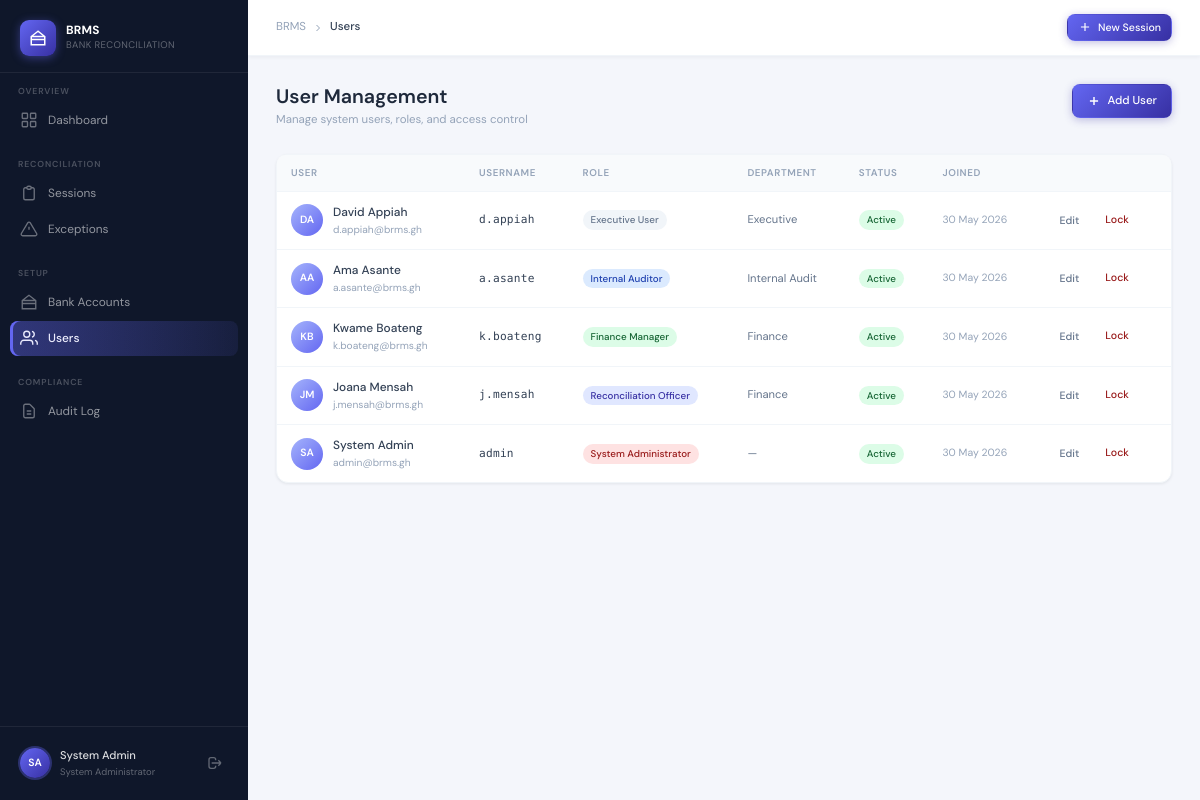
The app's page /accounts/users/ (signed in) with its own data.
### accounts/models.py (models this page shows, shortened)
class User(AbstractUser):
    ROLE_CHOICES = [
        ('admin', 'System Administrator'),
        ('officer', 'Reconciliation Officer'),
        ('manager', 'Finance Manager'),
        ('auditor', 'Internal Auditor'),
        ('executive', 'Executive User'),
    ]
    role = models.CharField(max_length=20, choices=ROLE_CHOICES, default='officer')
    phone = models.CharField(max_length=20, blank=True)
    department = models.CharField(max_length=100, blank=True)
    is_locked = models.BooleanField(default=False)
    last_password_change = models.DateTimeField(null=True, blank=True)
    created_at = models.DateTimeField(auto_now_add=True)
    def can_upload(self):
        return self.role in ['officer', 'admin']

### accounts/views.py (the view)
# urls.py: path('users/', views.user_list, name='user_list'),
@login_required
def user_list(request):
    if request.user.role != 'admin':
        messages.error(request, 'Access denied.')
        return redirect('dashboard:home')
    users = User.objects.all().order_by('-created_at')
    paginator = Paginator(users, 20)
    page = paginator.get_page(request.GET.get('page'))
    return render(request, 'accounts/user_list.html', {'page_obj': page})

### templates/accounts/user_list.html (shortened to what this page needs)
{% extends 'base.html' %}
{% block nav_users %}active{% endblock %}
{% block breadcrumb %}Users{% endblock %}
{% block content %}
<div class="page-header">
  <div>
    <div class="page-title">User Management</div>
    <div class="page-subtitle">Manage system users, roles, and access control</div>
  </div>
  <a href="{% url 'accounts:user_create' %}" class="btn btn-primary">
    <svg width="14" height="14" fill="none" stroke="currentColor" stroke-width="2.5" viewBox="0 0 24 24"><path d="M12 5v14M5 12h14"/></svg>
    Add User
  </a>
</div>
<div class="card">
  {% if page_obj.object_list %}
  <div class="table-wrap">
    <table class="data-table">
      <thead>
        <tr>
          <th>User</th>
          <th>Username</th>
          <th>Role</th>
          <th>Department</th>
          <th>Status</th>
          <th>Joined</th>
          <th></th>
        </tr>
      </thead>
      <tbody>
        {% for u in page_obj %}
        <tr>
          <td>
            <div style="display:flex;align-items:center;gap:10px">
              <div style="width:32px;height:32px;background:linear-gradient(135deg,var(--blue-300),var(--blue-400));border-radius:50%;display:flex;align-items:center;justify-content:center;font-size:0.75rem;font-weight:600;color:white;flex-shrink:0">
                {{ u.first_name|first|upper }}{{ u.last_name|first|upper }}
              </div>
              <div>
                <div style="font-size:0.85rem;font-weight:500">{{ u.get_full_name|default:"—" }}</div>
                <div style="font-size:0.73rem;color:var(--slate-400)">{{ u.email|default:"No email" }}</div>
              </div>
            </div>
          </td>
          <td class="mono" style="font-size:0.8rem">{{ u.username }}</td>
          <td>
            <span class="badge
              {% if u.role == 'admin' %}badge-rejected
              {% elif u.role == 'manager' %}badge-approved
              {% elif u.role == 'officer' %}badge-peach
              {% elif u.role == 'auditor' %}badge-processing
              {% else %}badge-draft{% endif %}">
              {{ u.get_role_display }}
            </span>
          </td>
          <td style="font-size:0.8rem;color:var(--slate-500)">{{ u.department|default:"—" }}</td>
          <td>
            {% if u.is_locked %}
              <span class="badge badge-rejected">Locked</span>
            {% elif not u.is_active %}
              <span class="badge badge-draft">Inactive</span>
            {% else %}
              <span class="badge badge-approved">Active</span>
            {% endif %}
          </td>
          <td style="font-size:0.75rem;color:var(--slate-400)">{{ u.date_joined|date:"d M Y" }}</td>
          <td>
            <div style="display:flex;gap:4px">
              <a href="{% url 'accounts:user_edit' u.pk %}" class="btn btn-ghost btn-sm">Edit</a>
              <form method="post" action="{% url 'accounts:user_toggle_lock' u.pk %}" style="display:inline">
                <button type="submit" class="btn btn-ghost btn-sm"
                        style="color:{% if u.is_locked %}var(--success){% else %}var(--danger){% endif %}">
                  {% if u.is_locked %}Unlock{% else %}Lock{% endif %}
                </button>
              </form>
            </div>
          </td>
        </tr>
        {% endfor %}
      </tbody>
    </table>
  </div>
  {% else %}
  <div class="empty-state">
    <div class="empty-icon">👥</div>
    <div class="empty-title">No users found</div>
  </div>
  {% endif %}
</div>
{% endblock %}

### templates/base.html (shortened to what this page needs)
{% load static %}<!DOCTYPE html>
<html lang="en">
<head>
  <link rel="stylesheet" href="{% static 'css/brms.css' %}">
</head>
<body>
<div class="app-wrapper">
  <aside class="sidebar">
    <div class="sidebar-brand">
      <div class="brand-logo">
        <div class="brand-icon">
          <svg width="18" height="18" fill="none" stroke="currentColor" stroke-width="2" viewBox="0 0 24 24">
            <path d="M3 10h18M3 14h18M12 3L3 10v11h18V10L12 3z"/>
          </svg>
        </div>
        <div class="brand-text">
          <span class="brand-name">BRMS</span>
          <span class="brand-sub">Bank Reconciliation</span>
        </div>
      </div>
    </div>
    <nav class="sidebar-nav">
      <div class="nav-section">
        <div class="nav-section-label">Overview</div>
        <a href="{% url 'dashboard:home' %}" class="nav-item {% block nav_dashboard %}{% endblock %}">
          <svg class="nav-icon" fill="none" stroke="currentColor" stroke-width="1.8" viewBox="0 0 24 24">
            <rect x="3" y="3" width="7" height="7" rx="1"/><rect x="14" y="3" width="7" height="7" rx="1"/>
            <rect x="14" y="14" width="7" height="7" rx="1"/><rect x="3" y="14" width="7" height="7" rx="1"/>
          </svg>
          Dashboard
        </a>
      </div>
      <div class="nav-section">
        <div class="nav-section-label">Reconciliation</div>
        <a href="{% url 'reconciliation:session_list' %}" class="nav-item {% block nav_sessions %}{% endblock %}">
          <svg class="nav-icon" fill="none" stroke="currentColor" stroke-width="1.8" viewBox="0 0 24 24">
            <path d="M9 5H7a2 2 0 00-2 2v12a2 2 0 002 2h10a2 2 0 002-2V7a2 2 0 00-2-2h-2M9 5a2 2 0 002 2h2a2 2 0 002-2M9 5a2 2 0 012-2h2a2 2 0 012 2"/>
          </svg>
          Sessions
        </a>
        <a href="{% url 'reconciliation:exception_list' %}" class="nav-item {% block nav_exceptions %}{% endblock %}">
          <svg class="nav-icon" fill="none" stroke="currentColor" stroke-width="1.8" viewBox="0 0 24 24">
            <path d="M12 9v4m0 4h.01M10.29 3.86L1.82 18a2 2 0 001.71 3h16.94a2 2 0 001.71-3L13.71 3.86a2 2 0 00-3.42 0z"/>
          </svg>
          Exceptions
        </a>
      </div>
      <div class="nav-section">
        <div class="nav-section-label">Setup</div>
        <a href="{% url 'reconciliation:bank_account_list' %}" class="nav-item {% block nav_banks %}{% endblock %}">
          <svg class="nav-icon" fill="none" stroke="currentColor" stroke-width="1.8" viewBox="0 0 24 24">
            <path d="M3 10h18M3 14h18M12 3L3 10v11h18V10L12 3z"/>
          </svg>
          Bank Accounts
        </a>
        {% if user.role == 'admin' %}
        <a href="{% url 'accounts:user_list' %}" class="nav-item {% block nav_users %}{% endblock %}">
          <svg class="nav-icon" fill="none" stroke="currentColor" stroke-width="1.8" viewBox="0 0 24 24">
            <path d="M17 21v-2a4 4 0 00-4-4H5a4 4 0 00-4 4v2M9 11a4 4 0 100-8 4 4 0 000 8zM23 21v-2a4 4 0 00-3-3.87M16 3.13a4 4 0 010 7.75"/>
          </svg>
          Users
        </a>
        {% endif %}
      </div>
      <div class="nav-section">
        <div class="nav-section-label">Compliance</div>
        <a href="{% url 'reconciliation:audit_log' %}" class="nav-item {% block nav_audit %}{% endblock %}">
          <svg class="nav-icon" fill="none" stroke="currentColor" stroke-width="1.8" viewBox="0 0 24 24">
            <path d="M9 12h6m-6 4h6m2 5H7a2 2 0 01-2-2V5a2 2 0 012-2h5.586a1 1 0 01.707.293l5.414 5.414a1 1 0 01.293.707V19a2 2 0 01-2 2z"/>
          </svg>
          Audit Log
        </a>
      </div>
    </nav>
    <div class="sidebar-footer">
      <div class="user-card">
        <div class="user-avatar">{{ user.first_name|first|upper }}{{ user.last_name|first|upper }}</div>
        <div class="user-info">
          <div class="user-name">{{ user.get_full_name|default:user.username }}</div>
          <div class="user-role">{{ user.get_role_display }}</div>
        </div>
        <a href="{% url 'accounts:logout' %}" class="logout-btn" title="Sign out">
          <svg width="16" height="16" fill="none" stroke="currentColor" stroke-width="2" viewBox="0 0 24 24">
            <path d="M17 16l4-4m0 0l-4-4m4 4H7m6 4v1a3 3 0 01-3 3H6a3 3 0 01-3-3V7a3 3 0 013-3h4a3 3 0 013 3v1"/>
          </svg>
        </a>
      </div>
    </div>
  </aside>
  <div class="main-content">
    <div class="topbar">
      <div class="page-breadcrumb">
        <span>BRMS</span>
        <svg width="12" height="12" fill="none" stroke="currentColor" stroke-width="2" viewBox="0 0 24 24"><path d="M9 18l6-6-6-6"/></svg>
        <span class="current">{% block breadcrumb %}Home{% endblock %}</span>
      </div>
      <div class="topbar-actions">
        {% if user.can_upload %}
        <a href="{% url 'reconciliation:session_create' %}" class="btn btn-primary btn-sm">
          <svg width="14" height="14" fill="none" stroke="currentColor" stroke-width="2" viewBox="0 0 24 24"><path d="M12 5v14M5 12h14"/></svg>
          New Session
        </a>
        {% endif %}
      </div>
    </div>
    <div class="page-body">
      {% block content %}{% endblock %}
    </div>
  </div>
</div>
</body>
</html>

### records on screen
User: first_name|first "S", last_name|first "A", get_full_name "System Admin", role "System Administrator", email "admin@brms.gh", username "admin", department "—", is_locked "Active", date_joined "30 May 2026"
User: first_name|first "D", last_name|first "A", get_full_name "David Appiah", email "d.appiah@brms.gh", username "d.appiah", role "Executive User", department "Executive", is_locked "Active", date_joined "30 May 2026"
User: first_name|first "A", last_name|first "A", get_full_name "Ama Asante", email "a.asante@brms.gh", username "a.asante", role "Internal Auditor", department "Internal Audit", is_locked "Active", date_joined "30 May 2026"
User: first_name|first "K", last_name|first "B", get_full_name "Kwame Boateng", email "k.boateng@brms.gh", username "k.boateng", role "Finance Manager", department "Finance", is_locked "Active", date_joined "30 May 2026"
User: first_name|first "J", last_name|first "M", get_full_name "Joana Mensah", email "j.mensah@brms.gh", username "j.mensah", role "Reconciliation Officer", department "Finance", is_locked "Active", date_joined "30 May 2026"
